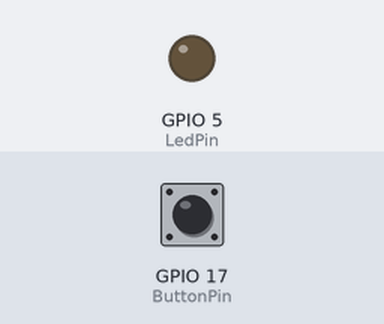
Recording of a program running on a simulated Raspberry Pi (BCM pin numbers). Shown: output pins drawn as LEDs (lit = HIGH). The test bench sets the inputs (shaded band); at power-on: GPIO 17 (ButtonPin) HIGH. What the program prints to the terminal is not drawn.

Above: at 1.2 s.
1.3 s: GPIO 17 (ButtonPin) pulled LOW for 0.15 s
At 1.37 s:
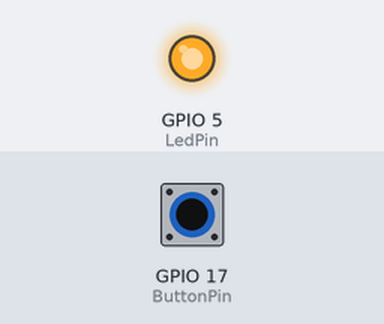
2.9 s: GPIO 17 (ButtonPin) pulled LOW for 3.2 s
At 7.0 s:
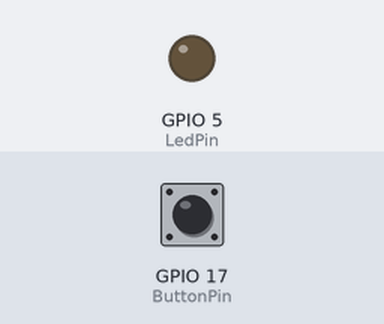
Timing chart, 0 to 8.5 s (numbered marks = the images above; inputs shaded):
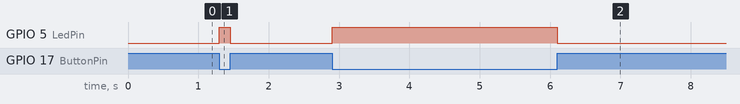

Measured:
- after the input at 1.3 s, GPIO 5 (LedPin): LOW → HIGH at once, → LOW 0.15 s later
- after the input at 2.9 s, GPIO 5 (LedPin): LOW → HIGH at once, → LOW 3.2 s later

The program:

04_button_busy_loop.py
```python
#!/usr/bin/env python
import RPi.GPIO as GPIO
import time

LedPin = 5
ButtonPin = 17

def setup():
    GPIO.setmode(GPIO.BCM)
    GPIO.setup(LedPin, GPIO.OUT)
    GPIO.setup(ButtonPin, GPIO.IN, pull_up_down=GPIO.PUD_UP)
    GPIO.output(LedPin, GPIO.LOW)

def loop():
    while True:
        if GPIO.input(ButtonPin) == GPIO.LOW:
            print('button pressed')
            GPIO.output(LedPin, GPIO.HIGH)
        else:
            print('button not pressed')
            GPIO.output(LedPin, GPIO.LOW)

def cleanup():
    print("clean exit")
    GPIO.output(LedPin, GPIO.LOW)
    GPIO.cleanup()

if __name__ == '__main__':
    setup()
    try:
        loop()
    except KeyboardInterrupt:
        cleanup()
```
